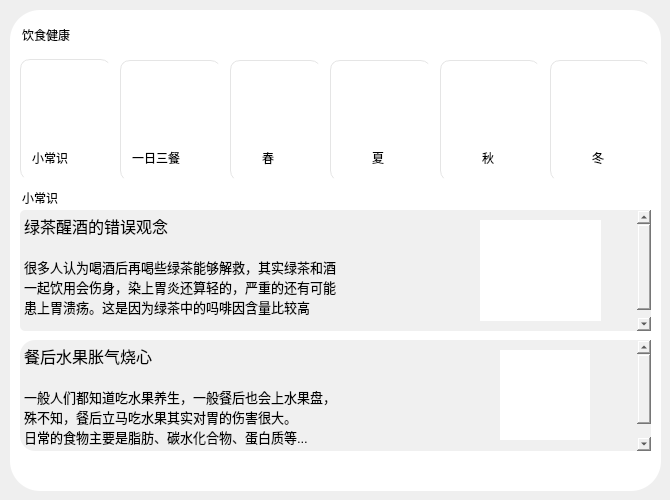
    <widget class="QWidget" name="page_3">
     <widget class="QWidget" name="widget_10" native="true">
      <property name="geometry">
       <rect>
        <x>10</x>
        <y>10</y>
        <width>651</width>
        <height>481</height>
       </rect>
      </property>
      <property name="styleSheet">
       <string notr="true">QWidget{
	background-color: rgb(255, 255, 255);
	border-radius:30px;
}
QPushButton{
	border-radius:10px;
	font:20px;
	border-left:1px solid rgb(229,229,229);
	border-top:1px solid rgb(229,229,229);
}
QPushButton:hover{
	border-color: rgb(0, 170, 255);
}

QPushButton:focus{
	border-color: rgb(0, 170, 255);
}
QLineEdit{
	font:20px &quot;楷体&quot;;
}

</string>
      </property>
      <widget class="QLineEdit" name="lineEdit_5">
       <property name="geometry">
        <rect>
         <x>10</x>
         <y>10</y>
         <width>150</width>
         <height>35</height>
        </rect>
       </property>
       <property name="styleSheet">
        <string notr="true">font:30px &quot;楷体&quot;;</string>
       </property>
       <property name="text">
        <string>饮食健康</string>
       </property>
      </widget>
      <widget class="QPushButton" name="pushButton_15">
       <property name="geometry">
        <rect>
         <x>10</x>
         <y>49</y>
         <width>91</width>
         <height>121</height>
        </rect>
       </property>
       <property name="text">
        <string/>
       </property>
      </widget>
      <widget class="QLabel" name="label">
       <property name="geometry">
        <rect>
         <x>20</x>
         <y>60</y>
         <width>72</width>
         <height>81</height>
        </rect>
       </property>
       <property name="styleSheet">
        <string notr="true">border-radius:0px;</string>
       </property>
       <property name="text">
        <string/>
       </property>
       <property name="pixmap">
        <pixmap resource="images.qrc">:/changshi .png</pixmap>
       </property>
       <property name="scaledContents">
        <bool>true</bool>
       </property>
      </widget>
      <widget class="QLineEdit" name="lineEdit_29">
       <property name="geometry">
        <rect>
         <x>20</x>
         <y>140</y>
         <width>71</width>
         <height>21</height>
        </rect>
       </property>
       <property name="text">
        <string>小常识</string>
       </property>
      </widget>
      <widget class="QPushButton" name="pushButton_16">
       <property name="geometry">
        <rect>
         <x>110</x>
         <y>50</y>
         <width>101</width>
         <height>121</height>
        </rect>
       </property>
       <property name="text">
        <string/>
       </property>
      </widget>
      <widget class="QPushButton" name="pushButton_17">
       <property name="geometry">
        <rect>
         <x>220</x>
         <y>50</y>
         <width>91</width>
         <height>121</height>
        </rect>
       </property>
       <property name="text">
        <string/>
       </property>
      </widget>
      <widget class="QPushButton" name="pushButton_18">
       <property name="geometry">
        <rect>
         <x>320</x>
         <y>50</y>
         <width>101</width>
         <height>121</height>
        </rect>
       </property>
       <property name="text">
        <string/>
       </property>
      </widget>
      <widget class="QPushButton" name="pushButton_19">
       <property name="geometry">
        <rect>
         <x>430</x>
         <y>50</y>
         <width>100</width>
         <height>121</height>
        </rect>
       </property>
       <property name="text">
        <string/>
       </property>
      </widget>
      <widget class="QLineEdit" name="lineEdit_30">
       <property name="geometry">
        <rect>
         <x>120</x>
         <y>140</y>
         <width>81</width>
         <height>21</height>
        </rect>
       </property>
       <property name="text">
        <string>一日三餐</string>
       </property>
      </widget>
      <widget class="QLabel" name="label_4">
       <property name="geometry">
        <rect>
         <x>120</x>
         <y>60</y>
         <width>72</width>
         <height>81</height>
        </rect>
       </property>
       <property name="styleSheet">
        <string notr="true">border-radius:0px;</string>
       </property>
       <property name="text">
        <string/>
       </property>
       <property name="pixmap">
        <pixmap resource="images.qrc">:/health_food.png</pixmap>
       </property>
       <property name="scaledContents">
        <bool>true</bool>
       </property>
      </widget>
      <widget class="QLabel" name="label_5">
       <property name="geometry">
        <rect>
         <x>230</x>
         <y>60</y>
         <width>72</width>
         <height>71</height>
        </rect>
       </property>
       <property name="styleSheet">
        <string notr="true">border-radius:0px;</string>
       </property>
       <property name="text">
        <string/>
       </property>
       <property name="pixmap">
        <pixmap resource="images.qrc">:/chun.png</pixmap>
       </property>
       <property name="scaledContents">
        <bool>true</bool>
       </property>
      </widget>
      <widget class="QLineEdit" name="lineEdit_31">
       <property name="geometry">
        <rect>
         <x>250</x>
         <y>140</y>
         <width>31</width>
         <height>21</height>
        </rect>
       </property>
       <property name="text">
        <string>春</string>
       </property>
      </widget>
      <widget class="QLabel" name="label_6">
       <property name="geometry">
        <rect>
         <x>330</x>
         <y>60</y>
         <width>81</width>
         <height>81</height>
        </rect>
       </property>
       <property name="styleSheet">
        <string notr="true">border-radius:0px;</string>
       </property>
       <property name="text">
        <string/>
       </property>
       <property name="pixmap">
        <pixmap resource="images.qrc">:/summer.png</pixmap>
       </property>
       <property name="scaledContents">
        <bool>true</bool>
       </property>
      </widget>
      <widget class="QLineEdit" name="lineEdit_32">
       <property name="geometry">
        <rect>
         <x>360</x>
         <y>140</y>
         <width>31</width>
         <height>21</height>
        </rect>
       </property>
       <property name="text">
        <string>夏</string>
       </property>
      </widget>
      <widget class="QLabel" name="label_7">
       <property name="geometry">
        <rect>
         <x>440</x>
         <y>60</y>
         <width>72</width>
         <height>81</height>
        </rect>
       </property>
       <property name="styleSheet">
        <string notr="true">border-radius:0px;</string>
       </property>
       <property name="text">
        <string/>
       </property>
       <property name="pixmap">
        <pixmap resource="images.qrc">:/qiu.png</pixmap>
       </property>
       <property name="scaledContents">
        <bool>true</bool>
       </property>
      </widget>
      <widget class="QLineEdit" name="lineEdit_33">
       <property name="geometry">
        <rect>
         <x>470</x>
         <y>140</y>
         <width>31</width>
         <height>21</height>
        </rect>
       </property>
       <property name="text">
        <string>秋</string>
       </property>
      </widget>
      <widget class="QPushButton" name="pushButton_20">
       <property name="geometry">
        <rect>
         <x>540</x>
         <y>50</y>
         <width>100</width>
         <height>121</height>
        </rect>
       </property>
       <property name="text">
        <string/>
       </property>
      </widget>
      <widget class="QLabel" name="label_8">
       <property name="geometry">
        <rect>
         <x>550</x>
         <y>60</y>
         <width>81</width>
         <height>81</height>
        </rect>
       </property>
       <property name="styleSheet">
        <string notr="true">border-radius:0px;</string>
       </property>
       <property name="text">
        <string/>
       </property>
       <property name="pixmap">
        <pixmap resource="images.qrc">:/dong.png</pixmap>
       </property>
       <property name="scaledContents">
        <bool>true</bool>
       </property>
      </widget>
      <widget class="QLineEdit" name="lineEdit_34">
       <property name="geometry">
        <rect>
         <x>580</x>
         <y>140</y>
         <width>31</width>
         <height>21</height>
        </rect>
       </property>
       <property name="text">
        <string>冬</string>
       </property>
      </widget>
      <widget class="QStackedWidget" name="stackedWidget_3">
       <property name="geometry">
        <rect>
         <x>0</x>
         <y>180</y>
         <width>651</width>
         <height>261</height>
        </rect>
       </property>
       <property name="currentIndex">
        <number>0</number>
       </property>
       <widget class="QWidget" name="page_8">
        <widget class="QLineEdit" name="lineEdit_35">
         <property name="geometry">
          <rect>
           <x>10</x>
           <y>0</y>
           <width>71</width>
           <height>21</height>
          </rect>
         </property>
         <property name="text">
          <string>小常识</string>
         </property>
        </widget>
        <widget class="QTextEdit" name="textEdit_2">
         <property name="geometry">
          <rect>
           <x>10</x>
           <y>20</y>
           <width>631</width>
           <height>121</height>
          </rect>
         </property>
         <property name="styleSheet">
          <string notr="true">background-color: rgb(240, 240, 240);
border-radius:5px;</string>
         </property>
         <property name="html">
          <string>&lt;!DOCTYPE HTML PUBLIC &quot;-//W3C//DTD HTML 4.0//EN&quot; &quot;http://www.w3.org/TR/REC-html40/strict.dtd&quot;&gt;
&lt;html&gt;&lt;head&gt;&lt;meta name=&quot;qrichtext&quot; content=&quot;1&quot; /&gt;&lt;style type=&quot;text/css&quot;&gt;
p, li { white-space: pre-wrap; }
&lt;/style&gt;&lt;/head&gt;&lt;body style=&quot; font-family:'SimSun'; font-size:9pt; font-weight:400; font-style:normal;&quot;&gt;
&lt;p style=&quot; margin-top:0px; margin-bottom:0px; margin-left:0px; margin-right:0px; -qt-block-indent:0; text-indent:0px;&quot;&gt;&lt;span style=&quot; font-size:12pt;&quot;&gt;绿茶醒酒的错误观念&lt;/span&gt;&lt;/p&gt;
&lt;p style=&quot;-qt-paragraph-type:empty; margin-top:0px; margin-bottom:0px; margin-left:0px; margin-right:0px; -qt-block-indent:0; text-indent:0px; font-size:12pt;&quot;&gt;&lt;br /&gt;&lt;/p&gt;
&lt;p style=&quot; margin-top:0px; margin-bottom:0px; margin-left:0px; margin-right:0px; -qt-block-indent:0; text-indent:0px;&quot;&gt;&lt;span style=&quot; font-size:10pt;&quot;&gt;很多人认为喝酒后再喝些绿茶能够解救，其实绿茶和酒&lt;/span&gt;&lt;/p&gt;
&lt;p style=&quot; margin-top:0px; margin-bottom:0px; margin-left:0px; margin-right:0px; -qt-block-indent:0; text-indent:0px;&quot;&gt;&lt;span style=&quot; font-size:10pt;&quot;&gt;一起饮用会伤身，染上胃炎还算轻的，严重的还有可能&lt;/span&gt;&lt;/p&gt;
&lt;p style=&quot; margin-top:0px; margin-bottom:0px; margin-left:0px; margin-right:0px; -qt-block-indent:0; text-indent:0px;&quot;&gt;&lt;span style=&quot; font-size:10pt;&quot;&gt;患上胃溃疡。这是因为绿茶中的吗啡因含量比较高&lt;/span&gt;&lt;/p&gt;
&lt;p style=&quot;-qt-paragraph-type:empty; margin-top:0px; margin-bottom:0px; margin-left:0px; margin-right:0px; -qt-block-indent:0; text-indent:0px; font-size:12pt;&quot;&gt;&lt;br /&gt;&lt;/p&gt;&lt;/body&gt;&lt;/html&gt;</string>
         </property>
        </widget>
        <widget class="QTextEdit" name="textEdit_4">
         <property name="geometry">
          <rect>
           <x>10</x>
           <y>150</y>
           <width>631</width>
           <height>111</height>
          </rect>
         </property>
         <property name="styleSheet">
          <string notr="true">background-color: rgb(240, 240, 240);
border-radius:15px;</string>
         </property>
         <property name="readOnly">
          <bool>true</bool>
         </property>
         <property name="html">
          <string>&lt;!DOCTYPE HTML PUBLIC &quot;-//W3C//DTD HTML 4.0//EN&quot; &quot;http://www.w3.org/TR/REC-html40/strict.dtd&quot;&gt;
&lt;html&gt;&lt;head&gt;&lt;meta name=&quot;qrichtext&quot; content=&quot;1&quot; /&gt;&lt;style type=&quot;text/css&quot;&gt;
p, li { white-space: pre-wrap; }
&lt;/style&gt;&lt;/head&gt;&lt;body style=&quot; font-family:'SimSun'; font-size:9pt; font-weight:400; font-style:normal;&quot;&gt;
&lt;p style=&quot; margin-top:0px; margin-bottom:0px; margin-left:0px; margin-right:0px; -qt-block-indent:0; text-indent:0px;&quot;&gt;&lt;span style=&quot; font-size:12pt;&quot;&gt;餐后水果胀气烧心&lt;/span&gt;&lt;/p&gt;
&lt;p style=&quot;-qt-paragraph-type:empty; margin-top:0px; margin-bottom:0px; margin-left:0px; margin-right:0px; -qt-block-indent:0; text-indent:0px; font-size:12pt;&quot;&gt;&lt;br /&gt;&lt;/p&gt;
&lt;p style=&quot; margin-top:0px; margin-bottom:0px; margin-left:0px; margin-right:0px; -qt-block-indent:0; text-indent:0px;&quot;&gt;&lt;span style=&quot; font-size:10pt;&quot;&gt;一般人们都知道吃水果养生，一般餐后也会上水果盘，&lt;/span&gt;&lt;/p&gt;
&lt;p style=&quot; margin-top:0px; margin-bottom:0px; margin-left:0px; margin-right:0px; -qt-block-indent:0; text-indent:0px;&quot;&gt;&lt;span style=&quot; font-size:10pt;&quot;&gt;殊不知，餐后立马吃水果其实对胃的伤害很大。&lt;/span&gt;&lt;/p&gt;
&lt;p style=&quot; margin-top:0px; margin-bottom:0px; margin-left:0px; margin-right:0px; -qt-block-indent:0; text-indent:0px;&quot;&gt;&lt;span style=&quot; font-size:10pt;&quot;&gt;日常的食物主要是脂肪、碳水化合物、蛋白质等...&lt;/span&gt;&lt;/p&gt;
&lt;p style=&quot;-qt-paragraph-type:empty; margin-top:0px; margin-bottom:0px; margin-left:0px; margin-right:0px; -qt-block-indent:0; text-indent:0px; font-size:12pt;&quot;&gt;&lt;br /&gt;&lt;/p&gt;&lt;/body&gt;&lt;/html&gt;</string>
         </property>
        </widget>
        <widget class="QLabel" name="label_9">
         <property name="geometry">
          <rect>
           <x>470</x>
           <y>30</y>
           <width>121</width>
           <height>101</height>
          </rect>
         </property>
         <property name="styleSheet">
          <string notr="true">border-radius:0px;</string>
         </property>
         <property name="text">
          <string/>
         </property>
         <property name="pixmap">
          <pixmap resource="images.qrc">:/cha.webp</pixmap>
         </property>
         <property name="scaledContents">
          <bool>true</bool>
         </property>
        </widget>
        <widget class="QLabel" name="label_10">
         <property name="geometry">
          <rect>
           <x>490</x>
           <y>160</y>
           <width>90</width>
           <height>90</height>
          </rect>
         </property>
         <property name="styleSheet">
          <string notr="true">border-radius:0px;</string>
         </property>
         <property name="text">
          <string/>
         </property>
         <property name="pixmap">
          <pixmap resource="images.qrc">:/fruit.jfif</pixmap>
         </property>
         <property name="scaledContents">
          <bool>true</bool>
         </property>
        </widget>
       </widget>
       <widget class="QWidget" name="page_9"/>
      </widget>
     </widget>
    </widget>
